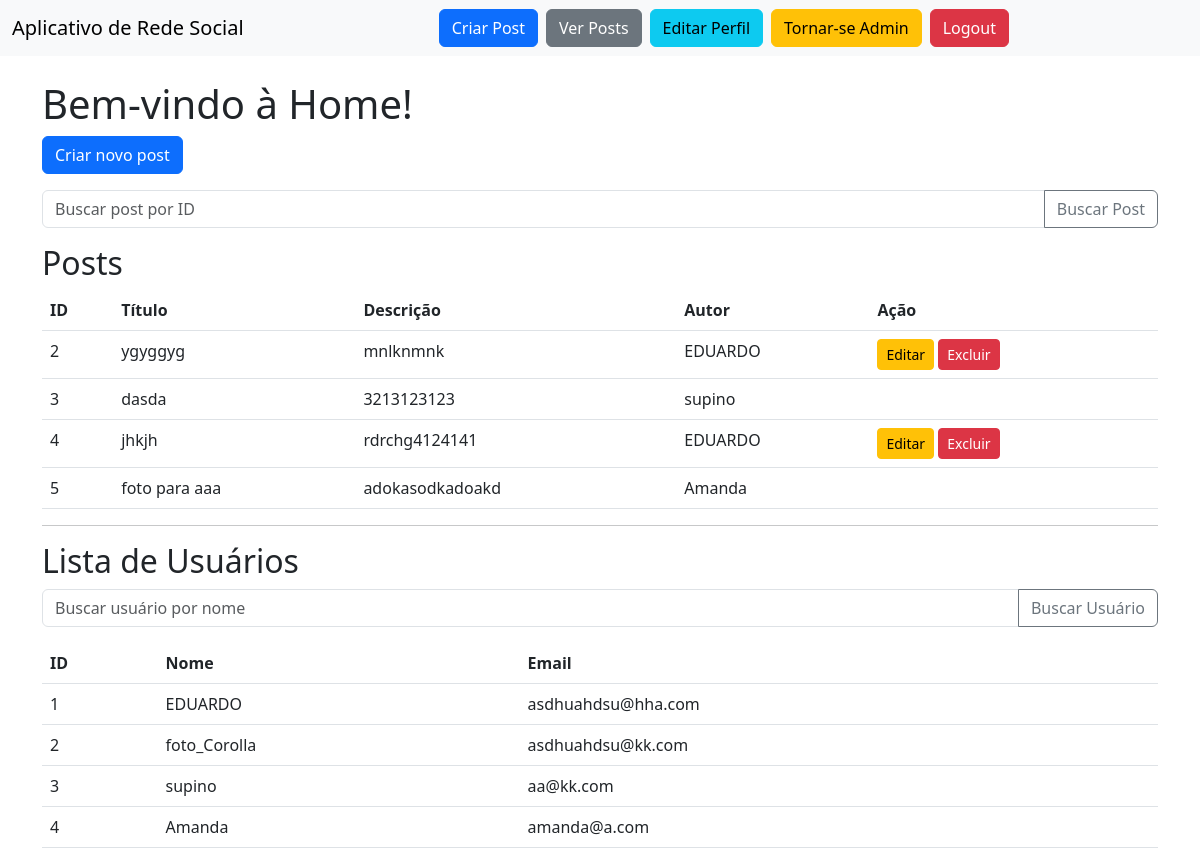
Page / (signed in) on the earlier database version.
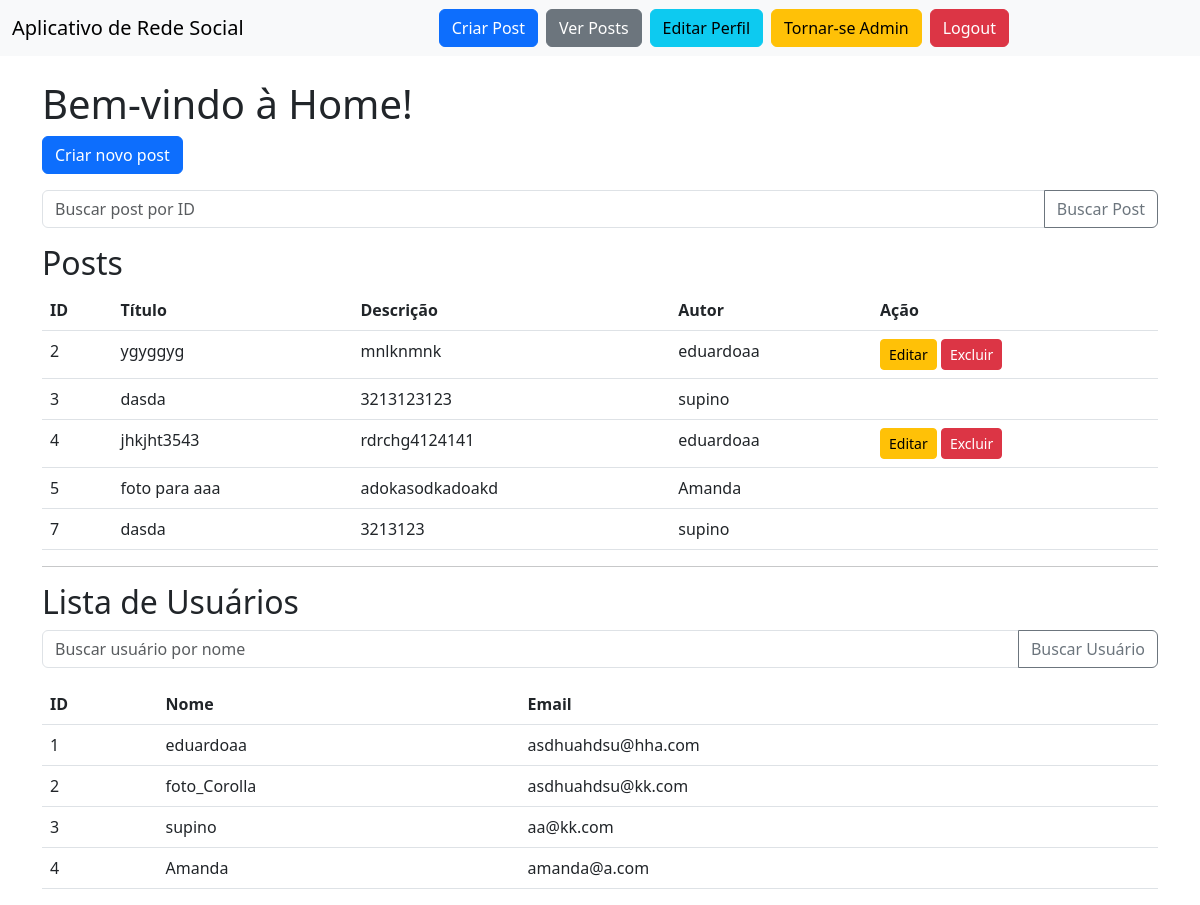
Same page on the later database version.
### models.py (models this page shows)
class Post(db.Model):
    __tablename__ = 'posts'
    id = db.Column(db.Integer, primary_key=True)
    titulo = db.Column(db.String(200), nullable=False)
    descricao = db.Column(db.Text, nullable=False)
    user_id = db.Column(db.Integer, db.ForeignKey('usuarios.id'), nullable=False)

class Usuario(db.Model):
    __tablename__ = 'usuarios'
    id = db.Column(db.Integer, primary_key=True)
    nome = db.Column(db.String(100), nullable=False)
    email = db.Column(db.String(100), unique=True, nullable=False)
    senha = db.Column(db.String(200), nullable=False)
    is_admin = db.Column(db.Boolean, default=False)
    posts = db.relationship('Post', backref='autor', lazy=True)

### routes/base_routes.py (the view)
    @app.route('/', methods=['GET'])
    def home():
        if 'access_token' not in session:
            flash("Você precisa estar logado para acessar a Home.", "error")
            return redirect(url_for('login'))
        post_id = request.args.get('post_id')
        if post_id:
            try:
                post_id_int = int(post_id)
                posts = Post.query.filter_by(id=post_id_int).all()
            except ValueError:
                posts = []
                flash("ID inválido para busca de post.", "error")
        else:
            posts = Post.query.all()
        user_query = request.args.get('user_query')
        if user_query:
            users = Usuario.query.filter(Usuario.nome.ilike(f"%{user_query}%")).all()
        else:
            users = Usuario.query.all()
        return render_template('basic/index.html', posts=posts, users=users)

### templates/basic/index.html (shortened to what this page needs)
{% extends "base.html" %}
{% block content %}
    <h1>Bem-vindo à Home!</h1>
    <a href="{{ url_for('create_post') }}" class="btn btn-primary mb-3">Criar novo post</a>
    <form method="GET" action="{{ url_for('home') }}" class="mb-3">
        <div class="input-group">
            <input type="number" class="form-control" name="post_id" placeholder="Buscar post por ID">
            <button class="btn btn-outline-secondary" type="submit">Buscar Post</button>
        </div>
    </form>
    <h2>Posts</h2>
    <table class="table">
        <thead>
        <tr>
            <th>ID</th>
            <th>Título</th>
            <th>Descrição</th>
            <th>Autor</th>
            <th>Ação</th>
        </tr>
        </thead>
        <tbody>
        {% for post in posts %}
            <tr>
                <td>{{ post.id }}</td>
                <td>{{ post.titulo }}</td>
                <td>{{ post.descricao }}</td>
                <td>{{ post.autor.nome }}</td>
                <td>
                    {% if post.autor.id == current_user.id or current_user.is_admin %}
                        <a class="btn btn-sm btn-warning" href="{{ url_for('edit_post', post_id=post.id) }}">Editar</a>
                        <form action="{{ url_for('delete_post', post_id=post.id) }}" method="POST" style="display:inline;">
                            <button type="submit" class="btn btn-danger btn-sm" onclick="return confirm('Tem certeza?')">Excluir</button>
                        </form>
                    {% endif %}
                </td>
            </tr>
        {% endfor %}
        </tbody>
    </table>
    <hr>
    <h2>Lista de Usuários</h2>
    <form method="GET" action="{{ url_for('home') }}" class="mb-3">
        <div class="input-group">
            <input type="text" class="form-control" name="user_query" placeholder="Buscar usuário por nome">
            <button class="btn btn-outline-secondary" type="submit">Buscar Usuário</button>
        </div>
    </form>
    <table class="table">
        <thead>
        <tr>
            <th>ID</th>
            <th>Nome</th>
            <th>Email</th>
        </tr>
        </thead>
        <tbody>
        {% for user in users %}
            <tr>
                <td>{{ user.id }}</td>
                <td>{{ user.nome }}</td>
                <td>{{ user.email }}</td>
            </tr>
        {% endfor %}
        </tbody>
    </table>
{% endblock %}

### templates/base.html (shortened to what this page needs)
<!DOCTYPE html>
<html lang="pt-br">
<head>
    <link rel="stylesheet" href="https://cdn.jsdelivr.net/npm/bootstrap@5.3.0/dist/css/bootstrap.min.css">
</head>
<body>
<nav class="navbar navbar-expand-lg navbar-light bg-light">
    <div class="container-fluid">
        <a class="navbar-brand" href="{{ url_for('home') }}">Aplicativo de Rede Social</a>
        {% if current_user.is_authenticated %}
            <div class="w-100 d-flex justify-content-center">
                <a class="btn btn-primary me-2" href="{{ url_for('create_post') }}">Criar Post</a>
                <a class="btn btn-secondary me-2" href="{{ url_for('home') }}">Ver Posts</a>
                <a class="btn btn-info me-2" href="{{ url_for('edit_user', user_id=current_user.id) }}">Editar Perfil</a>
                {% if not current_user.is_admin %}
                    <a class="btn btn-warning me-2" href="{{ url_for('become_admin') }}">Tornar-se Admin</a>
                {% endif %}
                <a class="btn btn-danger" href="{{ url_for('logout') }}">Logout</a>
            </div>
        {% endif %}
    </div>
</nav>
<div class="container mt-4">
    {% block content %}{% endblock %}
</div>
</body>
</html>

Differences in the rows shown:
changed through a linked row, Post "ygyggyg": autor.nome "EDUARDO" → "eduardoaa"
changed Post "rdrchg4124141": titulo "jhkjh" → "jhkjht3543"; autor.nome "EDUARDO" → "eduardoaa"
added Post: id "7", titulo "dasda", descricao "3213123", autor.nome "supino"
changed Usuario "asdhuahdsu@hha.com": nome "EDUARDO" → "eduardoaa"
